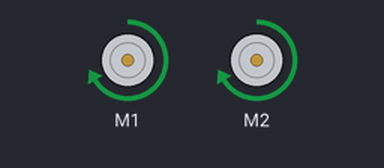
A sketch run on a simulated Arduino Uno, built with avr-gcc and run on an emulated ATmega328P. On the bench: 2 × DC motor (green arrow = forward, orange = backward, longer = faster).

Above: at 0.18 s.
Timing chart, 0 to 3.1 s (numbered marks = the images above):
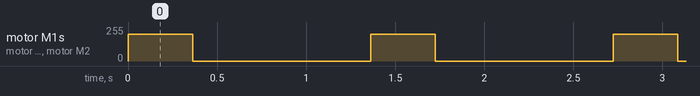

The sketch:

test_rotation.ino
```cpp
#include <MeMCore.h>

#define V 200
#define period 1799
#define corr 1600

MeDCMotor motor1(M1);
MeDCMotor motor2(M2);

void setup(){
  motor1.run(V);
  motor2.run(V);
  Serial.begin(9600);
}

void rotation(float angle){
  unsigned long t = (period/360) * angle;
  float v = t > 0 ? V : -V;
  t = t > 0 ? t : -t;
  motor1.run(v);
  motor2.run(v);
  delay(t);
  delayMicroseconds(corr);
  motor1.stop();
  motor2.stop();
}

void loop(){
  rotation(90);
  delay(1000);
}
```

Measured:
- by itself, motor M1, motor M2: alternates forward 200/255 for 0.36 s and stopped for 1.0 s
